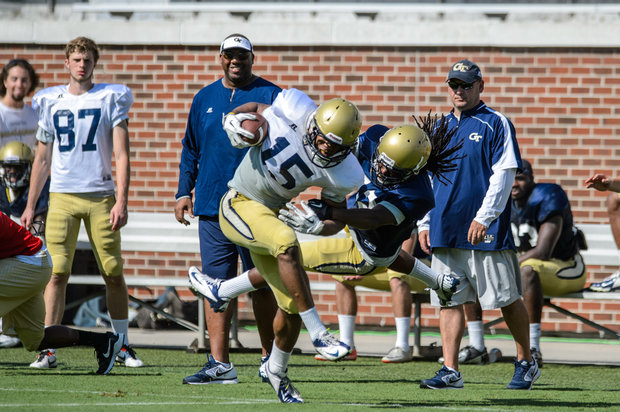
#> input picture KMeansImageCompressionFromScratch/football.bmp, 620 x 412 px
$ python kMeansFromScratch.py
#> lines starting #> are read from the running program, lines starting #| are printed output that depends on the picture
# Import the packages
import random
import numpy as np
from sklearn import metrics
from skimage.io import imread, imshow, imsave
from matplotlib import pyplot as plt
import time
random.seed(11)

# -----------------------
# K-Means from scratch
# -----------------------


# ---------- Transform the input image ----------
def preprocess_image(path):
    """
    Preprocesses the initial input image by flattening its 3D np array
    representation to a 2D array which can be further used for k-means.
    ---------------------
            Input
    ---------------------
    path: Path to image
    ---------------------
            Output
    ---------------------
    pixels: Image represented by a 2D np array, where each row is a data
            point and each column corresponds to R, G, B color components
    orig_shape: Shape of the original input image
    """
#> called with path = 'football.bmp'
    # 1. Read the input image (represented by a 3D array)
    img = imread(path)
#> img is the input picture: shape (412, 620, 3); mean R, G, B 126.6, 124.1, 114.2

    # 2. Get the shape of the original image
    orig_shape = img.shape
#> orig_shape = (412, 620, 3)

    # 3. Reshape the image to 2D to use for kmeans
    pixels = img.reshape((orig_shape[0] * orig_shape[1]), orig_shape[2])

    return pixels, orig_shape, img


# ---------- K-means implementation ----------
def kmeans(k, pixels):
    """
    Implements K-means with random centroid initialization.
    ---------------------
            Input
    ---------------------
    k: The number of desired clusters
    pixels: The input image where each row is a data point and
            each column corresponds to R, G, B components
    ---------------------
            Output
    ---------------------
    assigned_c:  Column vector with cluster assignment of each
                 data point in pixels ('class')
    new_centroids: Location of k centroids represented with a
                 (K*3) matrix ('centroid')
    iters: The number of iterations it took k-means to converge
    empty: The number of empty clusters detected
    """

    # 1. Initialize centroids
    initial = random.sample(range(pixels.shape[0]), k)
    centroids = pixels[initial]

    # 2. Assign & recalculate
    max_iters = 500
    iters = 1
    empty = 0

    while (iters <= max_iters):

        # 2.1 Calculate L2 distance from each datapoint to each centroid
        l2 = metrics.pairwise_distances(pixels, centroids, metric='euclidean')

        # 2.2 Assign each point to the closest cluster
        closest = np.argmin(l2, axis=1)

        # 2.3 Calculate new centroids
        new_centroids = []  # as a list to change in case of empty clusters
        for c in range(k):

            # 2.3.1 Find the points that belong to cluster c
            points_in = pixels[closest == c]

            # 2.3.2 If c is not empty, set the new centroid as the mean of these points
            if len(points_in) != 0:
                new_centroids.append(np.mean(points_in, axis=0))

            # 2.3.3 If c is empty, keep track of it for future output
            else:
                empty += 1

        # 2.4 Check if the algorithm has converged
        if len(new_centroids) == len(centroids) and np.allclose(new_centroids, centroids):
            break

        # 2.5 For next iteration, k is the number of non-empty clusters
        k = len(new_centroids)
        new_centroids = np.array(new_centroids)

        # 2.6 If no convergence, update centroids and keep iterating
        centroids = new_centroids
        iters += 1

    # 3. Assign each data point to one of the final updated nearest centroids
    l2_fin = metrics.pairwise_distances(pixels, new_centroids, metric='euclidean')
    assigned_c = np.argmin(l2_fin, axis=1)

    return assigned_c, new_centroids, iters, empty


# ---------- Transform clustering results back to the original image's shape ----------
def output_image(k, pixels, classes, centroid, shape):
    """
    Uses centroid location and cluster assignment from k-means
    results to transform the image back to the orginial shape.
    ---------------------
            Input
    ---------------------
    k: The number of cluster used
    pixels: The input image where each row is a data point and
            each column corresponds to R, G, B components
    classes: Column vector with cluster assignment of each
             data point in pixels ('class')
    centroid: Location of k centroids represented with a
              (K*3) matrix ('centroid')
    ---------------------
            Output
    ---------------------
    output_image: Image transformed to original shape
    """

    # 1. Create the output image using kmeans clustering results
    new_image = np.zeros_like(pixels)
    for c in range(k):
        # 1.1 Find the points within cluster c
        c_pixels = np.where(classes == c)

        # 1.2 Replace those pixels with the centroid for cluster c
        new_image[c_pixels] = centroid[c]  # 2D np array, shape (pixels,3)

    # 2. Reshape new_image to match the original image shape
    output_image = new_image.reshape(shape)  # 3D np array, shape (n,m,3)

    return output_image


# ---------- Implementing the above functions on three input images ----------

k_arr = np.array([2, 3, 4, 5, 6])
for img_path in np.array(['football.bmp', 'hestain.bmp', 'lake.bmp']):

    # Figure to display results
    disp = plt.figure(figsize=(20, 20))
    rw = 3
    cl = 2
    disp.add_subplot(rw, cl, 1)

    # 1. Preprocess
    img_pixels, img_shape, img_original = preprocess_image(path=img_path)
#> img_shape = (412, 620, 3)

    # Display original image
    plt.imshow(img_original)
    plt.axis('off')
    plt.title("Original")

    for curr_k in k_arr:
        # 1. Start timer
        start_time = time.time()

        # 2. Run K-means
        cluster_result, centroid_result, num_iter, empty_c = kmeans(k=curr_k,
                                                                    pixels=img_pixels)

        # 3. Output image
        out_img = output_image(k=curr_k,
                               pixels=img_pixels,
                               classes=cluster_result,
                               centroid=centroid_result,
                               shape=img_shape)

        # Calculate the elapsed time
        end_time = time.time()
        time_passed = round(end_time - start_time, 3)

        # Display image, #. of iterations and elapsed time
        disp.add_subplot(rw, cl, curr_k)
        plt.imshow(out_img)
        plt.axis('off')
        plt.title(f"k={curr_k}, empty: {empty_c}, iterations: {num_iter}, time: {time_passed} seconds.")
#> this loop made 5 passes
#> num_iter on passes 2 to 3: 18, 70
#> num_iter on passes 4 to 5: 32, 45
#> pass 1, in output_image, `output_image = new_image.reshape(shape)`:
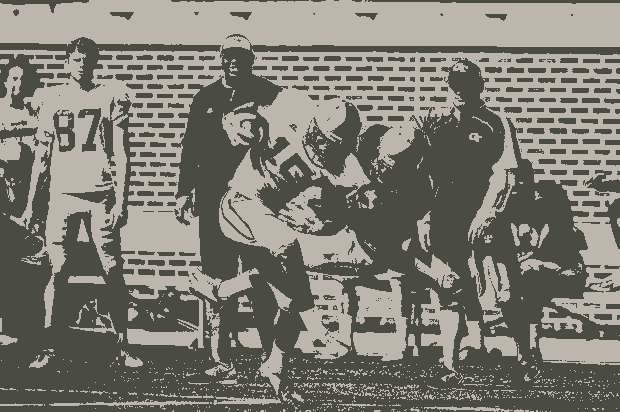
#> output_image: shape (412, 620, 3); mean of channels 0, 1, 2 125.9, 123.8, 113.8; drawn as R, G, B
#> pass 2, in output_image (call 2), `output_image = new_image.reshape(shape)`:
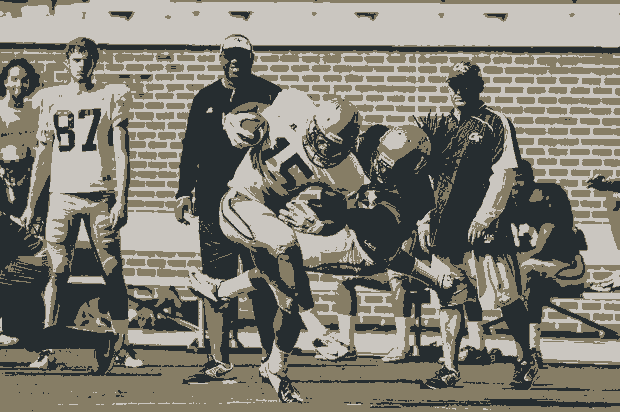
#> output_image: shape (412, 620, 3); mean of channels 0, 1, 2 126.1, 123.6, 113.6; drawn as R, G, B
#> pass 3, in output_image (call 3), `output_image = new_image.reshape(shape)`:
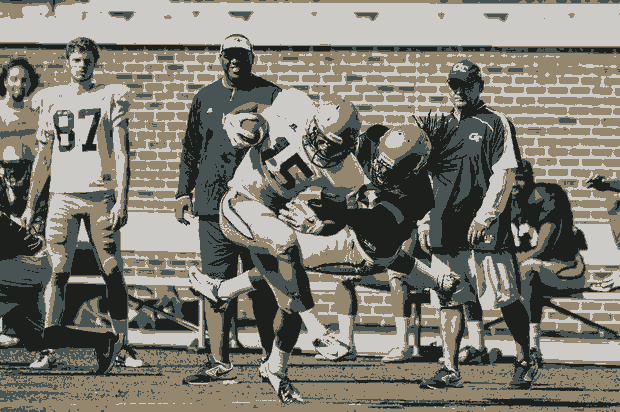
#> output_image: shape (412, 620, 3); mean of channels 0, 1, 2 126.1, 123.5, 113.6; drawn as R, G, B

        # save the resulting image for current k
        # imsave(f'k_{curr_k}_{img_path}.bmp', out_img)
        # save iterations & time results for different k
        # plt.savefig(f'{img_path}.png', facecolor='white', transparent=False, bbox_inches='tight')
    plt.show()
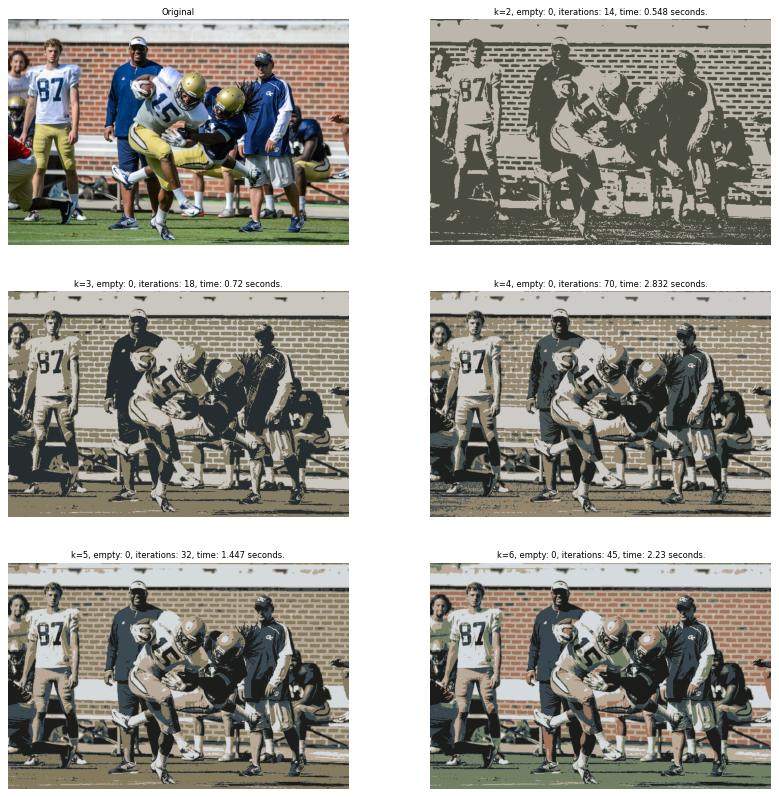
#> figure drawn by matplotlib, 6 panels
#> (the run stopped early here; a loop or call above may not have finished)
